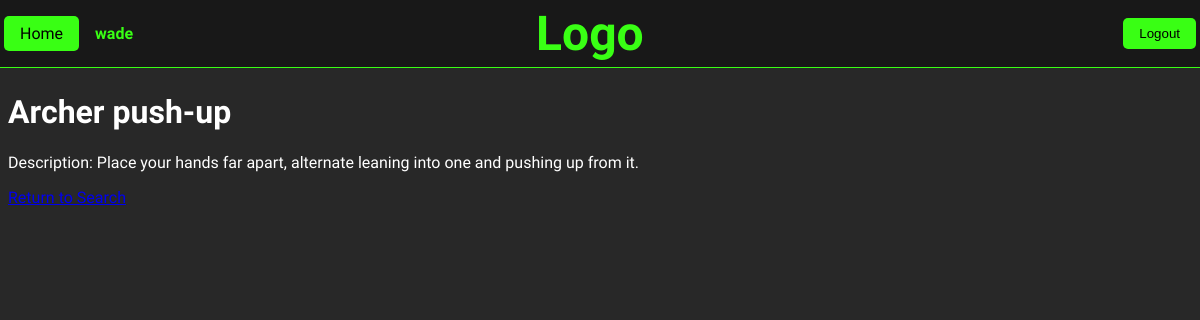
Screenshot of /exercises/exercise/6/ (signed in) with the database file from the repository.
### gym/models.py (models this page shows, shortened)
class FitCrawlerUser(AbstractBaseUser):
    email = models.EmailField(max_length=255, unique=True)
    username = models.CharField(max_length=63, unique=True)
    TYPES = ( ('FitKnight', 'FitKnight'), ('FitGuildOfficer', 'FitGuildOfficer'))
    user_type = models.CharField(max_length=31, choices=TYPES, default='FitKnight')
    gym = models.ForeignKey('gym.Gym', on_delete=models.SET_NULL, null=True, blank=True)
    is_admin = models.BooleanField(default=False)
    is_active = models.BooleanField(default=True)
    USERNAME_FIELD = 'username'
    EMAIL_FIELD = 'email'
    REQUIRED_FIELDS = ['email']
    objects = FitUserManager()

### exercises/models.py (models this page shows, shortened)
class Exercise(models.Model):
    name = models.CharField(max_length=255)
    description = models.CharField(max_length=511)

### exercises/views.py (the view)
# urls.py: path('exercise/<int:exercise_pk>/', views.view_exercise, name='view_exercise'),
@login_required
def view_exercise(request, exercise_pk):
    with connection.cursor() as cursor:
        cursor.execute("""
            SELECT id, name, description
            FROM exercises_exercise
            WHERE id = %s
            """,[exercise_pk])
        row = cursor.fetchone()
    if not row:
        raise Http404("Exercise not found.")
    context = {
        'exercise_id': row[0],
        'exercise_name': row[1],
        'exercise_description': row[2],
    }
    return render(request, 'exercises/view_exercise.html', context)

### exercises/templates/exercises/view_exercise.html
{% extends 'gym/header.html' %}
{% block content %}
  <h1>{{ exercise_name }}</h1>
  <p>Description: {{ exercise_description }}</p>
  <a href="{% url 'exercises:search_exercises' %}">Return to Search</a>
{% endblock %}

### gym/templates/gym/header.html (shortened to what this page needs)
{% load static %}
<!DOCTYPE html>
<html lang="en">
    <head>
        <link rel="stylesheet" type="text/css" href="{% static 'fitness/header.css' %}">
    </head>
    <body>
        <header class="header">
            <div class="left">
                <a href="{% url 'fitness:home' %}" class="button">Home</a>
                {% if user.is_authenticated %}
                <div class="username"> {{ user.username }} </div>
                {% endif %}
            </div>
            <div class="logo">
                <h1>Logo</h1>
            </div>
            <div class="right">
                {% if user.is_authenticated %}
                <form action="{% url 'gym:logout' %}" method="POST">
                    <button type="submit" class="button">Logout</button>
                </form>
                {% else %}
                <div class="authentication">
                    <a href="{% url 'gym:signup' %}" class="button">Sign Up</a>
                    <a href="{% url 'gym:login' %}" class="button">Login</a>
                </div>
                {% endif %}
            </div>
        </header>
        <div class="header-space"></div>
            {% block content %}
            {% endblock %}
    </body>
</html>

### fitness/static/fitness/header.css (style rules this page uses)
body { background-color: #282828; color: white; font-family: "Rajdhani", sans-serif; }
.header { display: flex; justify-content: space-between; align-items: center; border-bottom: 1px solid #39FF14; padding: 1rem; margin: -1.5rem -1.75rem; background-color: #181818; margin-bottom: 1rem; position: fixed; width: 100%; }
.left { display: flex; align-items: center; justify-content: flex-start; width: 42%; }
.logo { font-size: 1.8rem; margin-left: 1rem; font-weight: bold; width: 10%; margin: -1rem 0rem; }
.logo h1 { color:#39FF14; margin: 0rem; font-size: 3rem; }
.right { display: flex; align-items: center; justify-content: flex-end; width: 42%; }
.button { background-color: #39FF14; color: black; padding: 0.5rem 1rem; text-decoration: none; border-radius: 5px; margin-left: 0.5rem; transition: background-color 0.3s ease; border: none; cursor: pointer; }
.username { font-weight: bold; margin-left: 1rem; color: #39FF14; }
.header-space { margin-top:1.5rem; padding-bottom: 3rem; }

### rows the page displays
FitCrawlerUser: username "wade"
Exercise: name "Archer push-up", description "Place your hands far apart, alternate leaning into one and pushing up from it."
